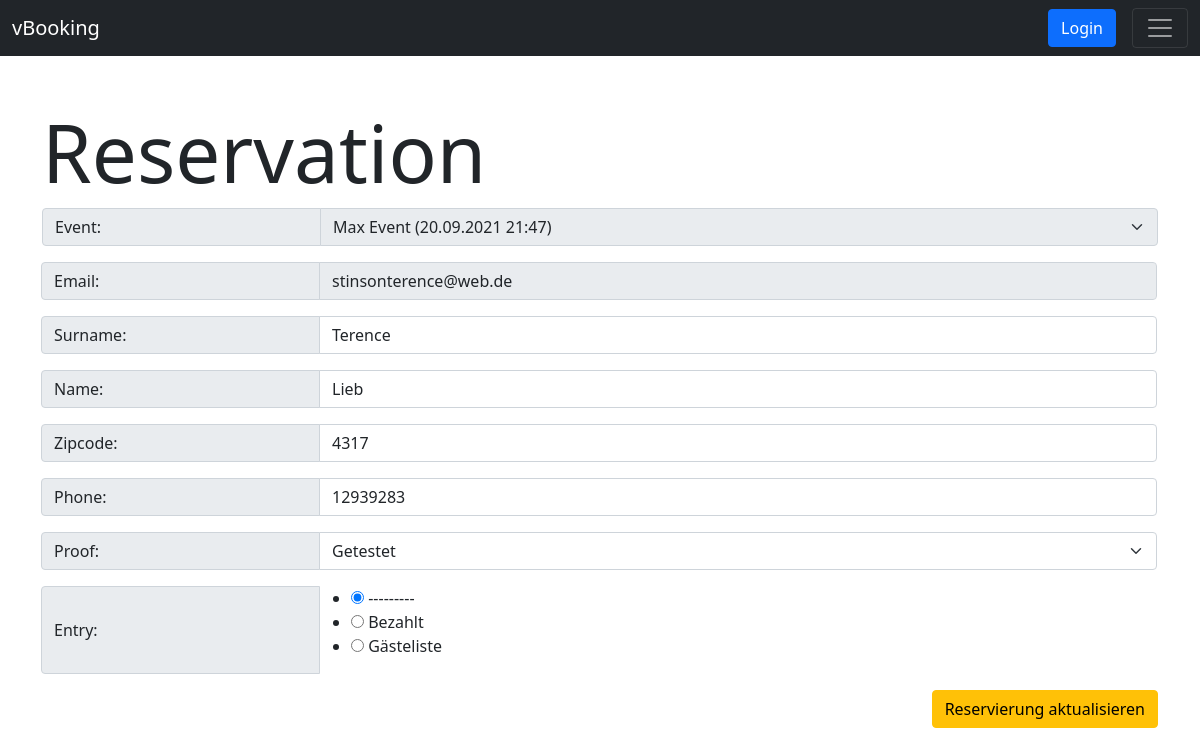
The page /reservations/?id=2 on the database its author committed.
### app/models.py (models this page shows, shortened)
class Reservation(models.Model):
    id = models.AutoField(primary_key=True)
    event= models.ForeignKey(Event, on_delete=models.CASCADE, blank=False)
    email = models.EmailField(blank=False)
    surname = models.CharField(max_length=30, blank=False)
    name = models.CharField(max_length=30, blank=False)
    zipcode = models.CharField(max_length=6, blank=False)
    phone = models.CharField(max_length=20, blank=False)
    proof = models.CharField(choices=[('tested', 'Getestet'), ('vaccinated', 'Geimpft'), ('recovered', 'Genesen')], max_length=10, blank=False, default=None)
    entry = models.CharField(choices=[('paid', 'Bezahlt'), ('vip', 'Gästeliste')], max_length=4, blank=True, default=None)

### app/views.py (the view)
# urls.py: path('reservations/', views.reservations, name='reservations'),
def reservations(request):
    if request.method == "GET":
        id = request.GET.get('id', '')
        if id == '':
            reservations = Reservation.objects.all()
            return render(request, "reservations.html", {"reservations": reservations})
        else:
            reservation = Reservation.objects.get(id=id)
            form = ReservationForm(instance=reservation)
            return render(request, "reservation.html", {"form": form, "edit": True})

### app/forms.py
class ReservationForm(ModelForm):
    def __init__(self, *args, **kwargs):
        super(ReservationForm, self).__init__(*args, **kwargs)
        instance = getattr(self, 'instance', None)
        if instance and instance.email and instance.event:
            self.fields['email'].widget.attrs['readonly'] = True
            self.fields['event'].widget.attrs['style'] = 'background-color: #e9ecef; opacity: 1; pointer-events: none; touch-actions: none;'
    class Meta:
        model = Reservation
        fields = ['event', 'email', 'surname', 'name', 'zipcode', 'phone', 'proof', 'entry']
        widgets = {
            'event': BootstrapSelect,
            'email': BootstrapTextInput,
            'surname': BootstrapTextInput,
            'name': BootstrapTextInput,
            'zipcode': BootstrapTextInput,
            'phone': BootstrapTextInput,
            'proof': BootstrapSelect,
            'entry': RadioSelect()
        }

### app/models.py (called while the page is built)
    def __str__(self):
        return f'{self.name} ({self.date} {self.time})'

### app/templates/reservation.html
{% extends "base.html" %}
{% block content %}
<div class="container mt-5">
    <h1 class="display-1">Reservation</h1>
    <div class="row">
        <div class="col-12">
            <form action="{% url 'reservation' %}" method="post">
                <div class="input-group">
                    {% for field in form  %}
                    <div class="input-group mb-3">
                        <span class="input-group-text w-25">{{ field.label_tag }}</span>
                        {{ field }}
                    </div>
                    {% endfor %}
                </div>
                <div class="d-flex">
                    {% if edit %}
                    <input class="btn btn-warning ms-auto" type="submit" value="Reservierung aktualisieren">
                    {% else %}
                    <input class="btn btn-success ms-auto" type="submit" value="Neue Reservierung erstellen">
                    {% endif %}
                </div>
            </form>
        </div>
    </div>
</div>
{% endblock %}

### rows shown on the page
Reservation: form "Max Event (20.09.2021 21:47)" "stinsonterence@web.de" "Terence" "Lieb" "4317" "12939283" "Getestet" "☑ Entry: ☐ Bezahlt ☐ Gästeliste"

### other values the page prints
{{ field.label_tag }} "Event:" "Email:" "Surname:" "Name:" "Zipcode:" "Phone:" "Proof:" "Entry:"
